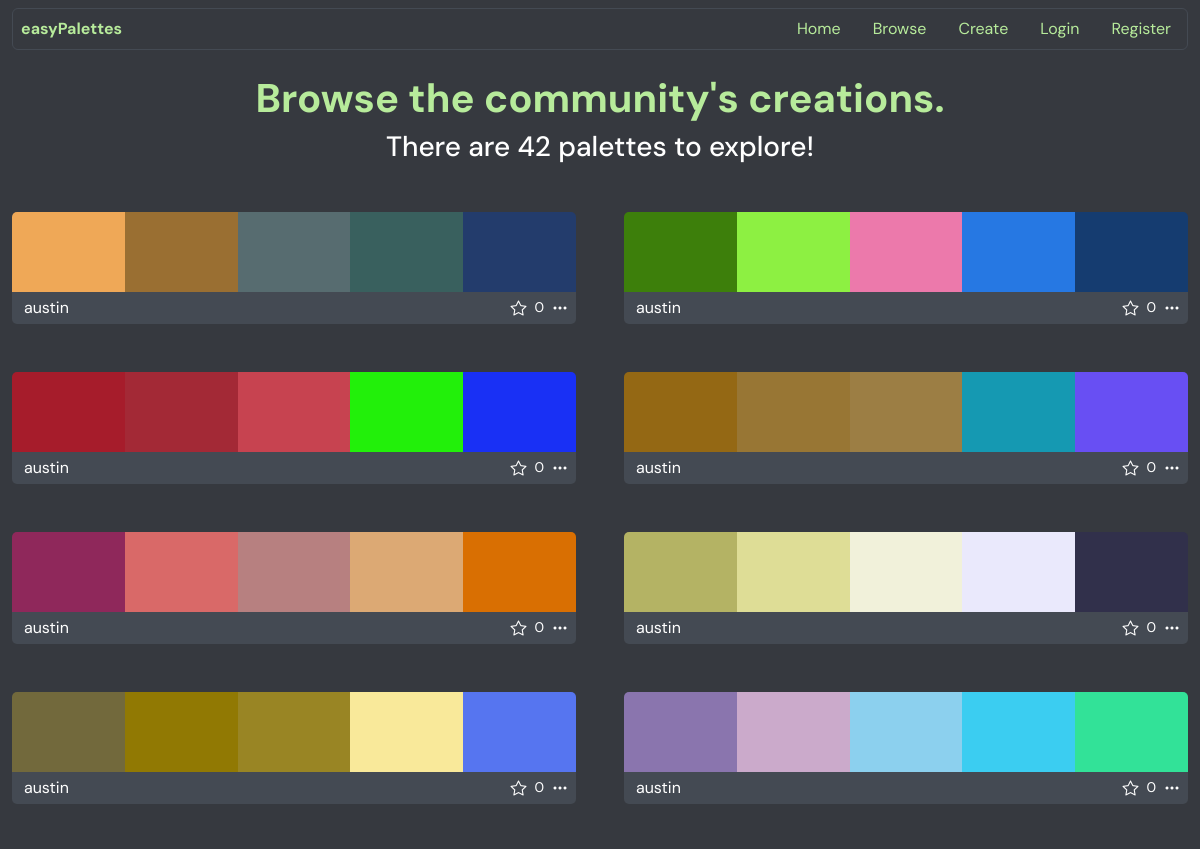
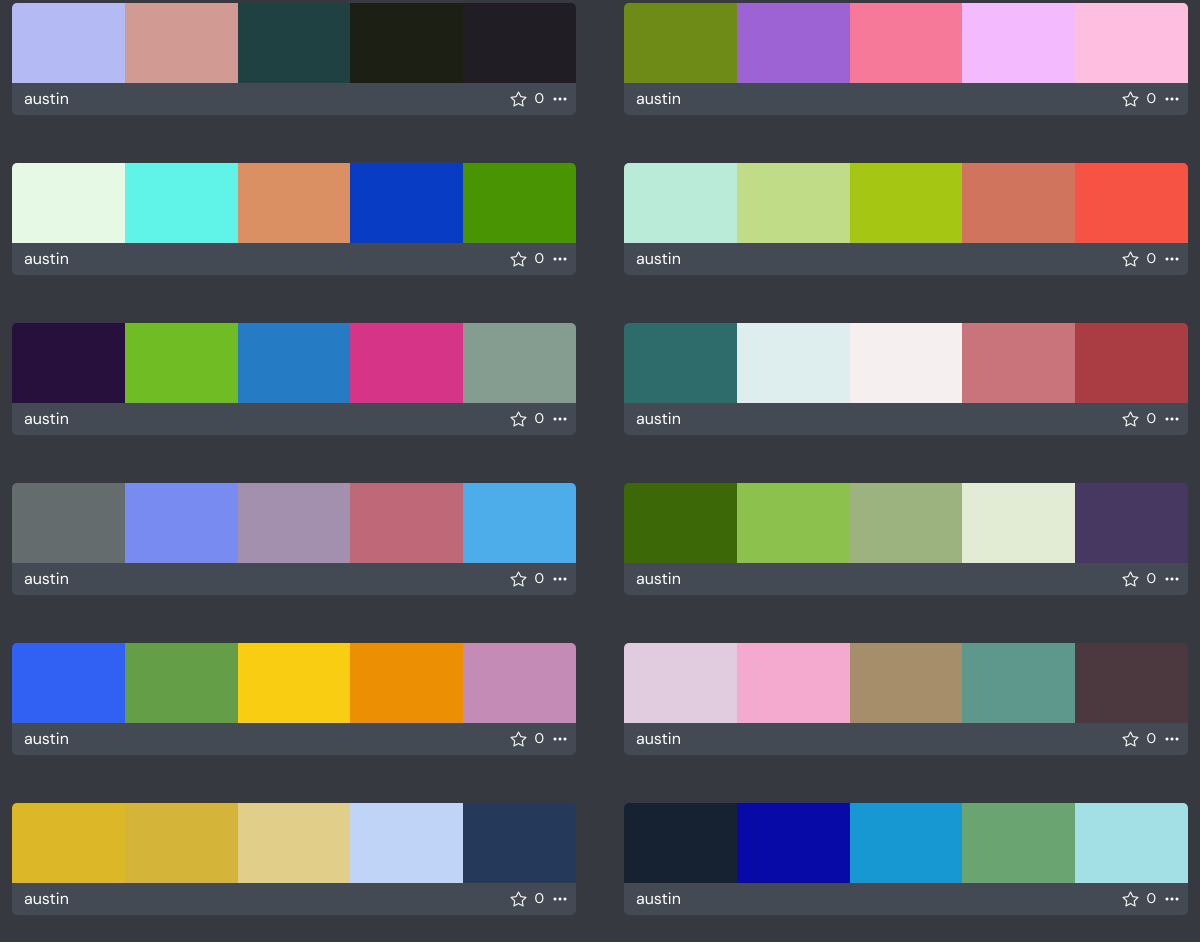
Screenshot of /browse with the database file from the repository (2 pictures, top to bottom).
### palettes/models.py (models this page shows, shortened)
class Palette(models.Model):
    user = models.ForeignKey(User, on_delete=models.CASCADE)
    name = models.CharField(max_length=50)
    colors = models.JSONField()
    time = models.DateTimeField(auto_now_add=True)
    class Meta:
        constraints = [
            models.UniqueConstraint(fields=['user', 'name'], name='unique_palette_name_per_user')
        ]
        indexes = [
            models.Index(fields=['time', 'id']),
            models.Index(fields=['-time', '-id'])
        ]

### palettes/views.py (the view)
# urls.py: path('browse', views.browse, name='browse'),
def browse(request):
    palettes = Palette.objects.order_by('-time', '-id')[:20]
    num_palettes = Palette.objects.count()
    likes = Like.objects.all()
    liked_palette_ids = []
    if request.user.is_authenticated:
        liked_palette_ids = Like.objects.filter(user=request.user).values_list("palette_id", flat=True)
    return render(request, "palettes/browse.html", {
        "palettes": palettes,
        "likes": likes,
        "liked_palette_ids": liked_palette_ids,
        "num_palettes": num_palettes,
        "page_type": 'browse'
    })

### palettes/templates/palettes/browse.html (shortened to what this page needs)
{% extends "palettes/layout.html" %}
{% block content %}
<div class="mt-4 mb-5">
    <h1 class="text-center w-100" style="color: #B7EB9B; font-weight: bold;">Browse the community's creations.</h1>
    <h3 class="text-center w-100" style="color: white;">There are {{ num_palettes }} palettes to
        explore!</h6>
</div>
<div class="palette-grid mb-5" data-total="{{ num_palettes }}">
    {% for palette in palettes %}
    <div class="palette" data-time="{{ palette.time|date:'c' }}" data-id="{{ palette.id }}">
        <div class="color-strip d-flex">
            {% for color in palette.colors %}
            <div class="color-block"
                style="background-color: {{ color }}; {% if forloop.first %}border-top-left-radius: 5px;{% endif %}{% if forloop.last %}border-top-right-radius: 5px;{% endif %}">
            </div>
            {% endfor %}
        </div>
        <div class="d-flex palette-footer align-items-center justify-content-between"
            style="border-bottom-left-radius: 5px; border-bottom-right-radius: 5px;">
            <p class="p-1 my-0 ms-2">
                <a href="{% url 'profile' palette.user.username %}" class="text-decoration-none"
                    style="color: white;">{{ palette.user.username }}</a>
            </p>
            <div class="d-flex align-items-center">
                <div class="d-flex d-inline-flex align-items-center justify-content-center">
                    {% if palette.id in liked_palette_ids %}
                    <i class="like-btn bi bi-star-fill me-2" style="cursor: pointer; color: white;"></i>
                    {% else %}
                    <i class="like-btn bi bi-star me-2" style="cursor: pointer; color: white;"></i>
                    {% endif %}
                </div>
                <small class="d-flex align-items-center me-2 like-count" style="color: white;"></small>
                <div class="dropdown d-flex align-items-center td-dd">
                    <i class="bi bi-three-dots me-2" data-bs-toggle="dropdown" aria-expanded="false"
                        style="cursor: pointer; color: white;"></i>
                </div>
            </div>
        </div>
    </div>
    {% endfor %}
</div>
{% endblock %}

### palettes/templates/palettes/layout.html (shortened to what this page needs)
{% load static %}
<!DOCTYPE html>
<html lang="en">
<head>
    <link href="https://cdn.jsdelivr.net/npm/bootstrap@5.3.6/dist/css/bootstrap.min.css" rel="stylesheet"
>
    <link href="{% static 'palettes/styles.css' %}" rel="stylesheet">
    <link rel="stylesheet" href="https://cdn.jsdelivr.net/npm/bootstrap-icons@1.13.1/font/bootstrap-icons.min.css">
</head>
<body data-page="{{ page_type|default:'' }}" data-username="{{ profile_username|default:'' }}" data-user-authenticated="{{ request.user.is_authenticated|yesno:'true,false' }}">
    <div id="main-body-bg" class="container-fluid">
        <nav class="d-flex justify-content-between align-items-center navbar py-0 rounded mt-2 mb-2"
            style="border: 1px solid #444A53">
            <div class="nav">
                <a class="nav-link ps-0 ms-2" href="{% url 'index' %}"
                    style="color: #B7EB9B;"><strong>easyPalettes</strong></a>
            </div>
            <ul class="nav d-none d-lg-flex">
                <li class="nav-item">
                    <a class="nav-link green-nav" href="{% url 'index' %}">Home</a>
                </li>
                <li class="nav-item">
                    <a class="nav-link green-nav" href="{% url 'browse' %}">Browse</a>
                </li>
                <li class="nav-item">
                    <a class="nav-link green-nav" href="{% url 'create' %}">Create</a>
                </li>
                {% if user.is_authenticated %}
                <li class="nav-item">
                    <a class="nav-link green-nav" href="{% url 'profile' request.user.username %}">Profile</a>
                </li>
                <li class="nav-item">
                    <a class="nav-link green-nav" href="{% url 'logout' %}">Logout</a>
                </li>
                {% else %}
                <li class="nav-item">
                    <a class="nav-link green-nav" href="{% url 'login' %}">Login</a>
                </li>
                <li class="nav-item">
                    <a class="nav-link green-nav" href="{% url 'register' %}">Register</a>
                </li>
                {% endif %}
            </ul>
        </nav>
        {% block content %}
        {% endblock %}
    </div>
</body>
</html>

### palettes/static/palettes/styles.css (style rules this page uses)
.palette-grid, .liked-grid { display: grid; grid-template-columns: repeat(auto-fill, minmax(400px, 1fr)); gap: 3rem; }
.palette { width: 100%; }
.palette-footer { background-color: #444A53; }
.color-strip { display: grid; grid-template-columns: repeat(5, 1fr); width: 100%; height: 80px; overflow: hidden; }
.color-block { width: 100%; height: 100%; }
body { background-color: #36393F; }
#main-body-bg { background-color: #36393F; min-height: 99vh; }
.green-nav { color: #B7EB9B; }
* { font-family: 'DM Sans'; }

### rows the page displays
Palette: user.username "austin"
Palette: user.username "austin"
Palette: user.username "austin"
Palette: user.username "austin"
Palette: user.username "austin"
Palette: user.username "austin"
Palette: user.username "austin"
Palette: user.username "austin"
Palette: user.username "austin"
Palette: user.username "austin"
Palette: user.username "austin"
Palette: user.username "austin"
Palette: user.username "austin"
Palette: user.username "austin"
Palette: user.username "austin"
Palette: user.username "austin"
Palette: user.username "austin"
Palette: user.username "austin"
Palette: user.username "austin"
Palette: user.username "austin"

### other values shown
{{ num_palettes }} "42"
